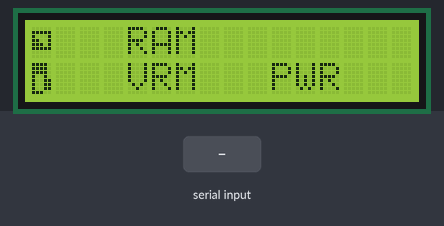
A sketch run on a simulated Arduino Uno, built with avr-gcc and run on an emulated ATmega328P. On the bench: 16×2 character LCD. The test bench sets the inputs (shaded band).

Above: at 1.2 s.
1.3 s: "1\n" received over Serial
At 1.9 s:
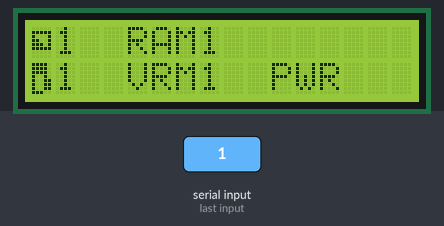
2.8 s: "0\n" received over Serial
At 4.0 s:
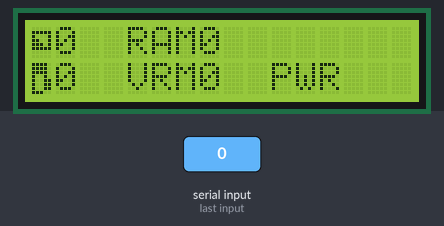
4.3 s: "2\n" received over Serial
At 5.4 s:
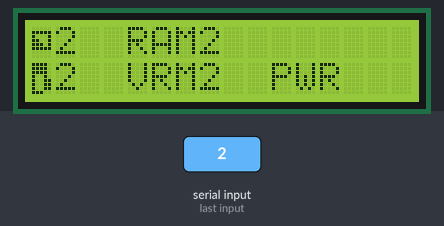
Timing chart, 0 to 7.3 s (numbered marks = the images above; inputs shaded):
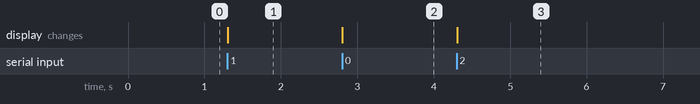

The sketch:

sys-monitor.ino
```cpp
#include <LiquidCrystal.h>
// initialize the library with the numbers of the interface pins
LiquidCrystal lcd(12, 11, 5, 4, 3, 2);

byte cpu[] = {
  B00000,
  B11111,
  B10001,
  B11001,
  B11101,
  B11111,
  B00000,
  B00000
};


byte gpu[] = {
  B11110,
  B11110,
  B11110,
  B10010,
  B10011,
  B10011,
  B10011,
  B11100
};

void setup() {
  // set up the LCD's number of columns and rows:
  lcd.begin(16, 2);
  lcd.createChar(0, cpu);
  lcd.createChar(1, gpu);
  lcd.setCursor(0,0);
  lcd.write(byte(0));
  lcd.setCursor(0,1);
  lcd.write(byte(1));
  lcd.setCursor(4,0);
  lcd.write("RAM");
  lcd.setCursor(4,1);
  lcd.print("VRM");
  lcd.setCursor(10,1);
  lcd.print("PWR");
  Serial.begin(9600);
}

void loop() {
  // set the cursor to column 0, line 1
  // (note: line 1 is the second row, since counting begins with 0):
  lcd.setCursor(0, 1);
  if (Serial.available() > 0) {
  String sensor_info = Serial.readStringUntil('\n');
  lcd.setCursor(1, 0);
  lcd.print(getValue(sensor_info, ':', 0));
  lcd.setCursor(7, 0);
  lcd.print(getValue(sensor_info, ':', 1));
  lcd.setCursor(7, 1);
  lcd.setCursor(1, 1);
  lcd.print(getValue(sensor_info, ':', 2));
  lcd.setCursor(7, 1);
  lcd.print(getValue(sensor_info, ':', 4));
  lcd.setCursor(13, 1);
  lcd.print(getValue(sensor_info, ':', 8));
  }
}

String getValue(String data, char separator, int index)
{
  int found = 0;
  int strIndex[] = {0, -1};
  int maxIndex = data.length()-1;

  for(int i=0; i<=maxIndex && found<=index; i++){
    if(data.charAt(i)==separator || i==maxIndex){
        found++;
        strIndex[0] = strIndex[1]+1;
        strIndex[1] = (i == maxIndex) ? i+1 : i;
    }
  }

  String value = index<8 ? data.substring(strIndex[0], strIndex[1]) : data.substring(strIndex[0], strIndex[1]-1);

  for(int i=value.length(); i<3; i++){value += " ";}
  return value;
}
```

Measured:
- after the input at 1.3 s, the display: changes at once (image 1)
- after the input at 2.8 s, the display: changes at once (image 2)
- after the input at 4.3 s, the display: changes at once (image 3)
